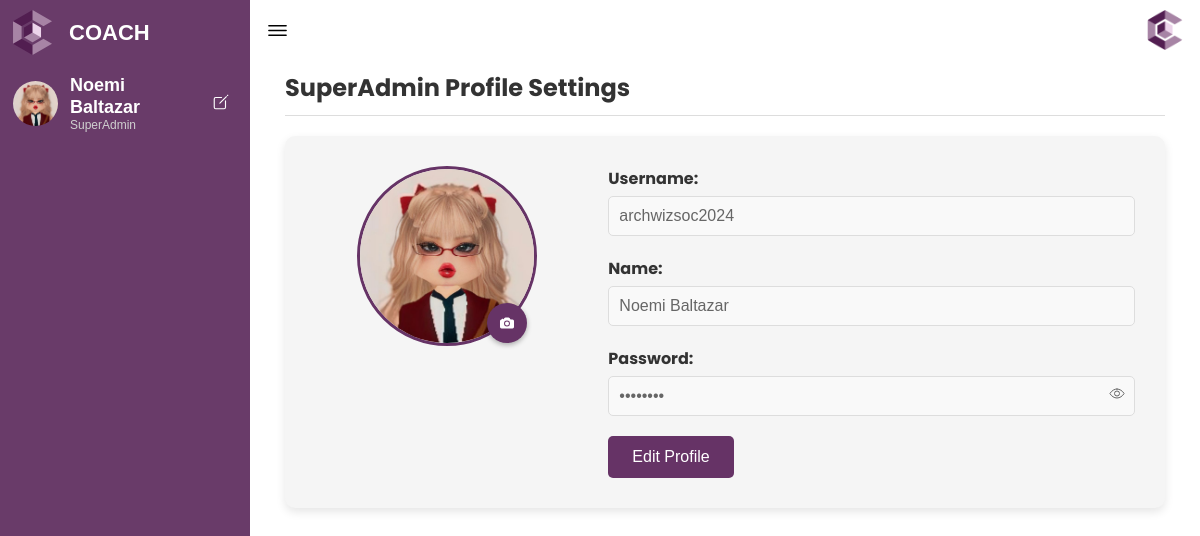
The app's page /superadmin/profile.php (signed in) with its own data.
### tables this page shows
CREATE TABLE `users` (
  `user_id` int(11) NOT NULL,
  `username` varchar(70) NOT NULL,
  `password` varchar(255) NOT NULL,
  `user_type` enum('Mentee','Mentor','Admin','Super Admin') NOT NULL,
  `first_name` varchar(100) DEFAULT NULL,
  `last_name` varchar(100) DEFAULT NULL,
  `email` varchar(80) NOT NULL,
  `icon` varchar(200) DEFAULT NULL,
  `dob` date DEFAULT NULL,
  `gender` varchar(30) DEFAULT NULL,
  `contact_number` varchar(100) DEFAULT NULL,
  `mentored_before` varchar(20) DEFAULT NULL,
  `mentoring_experience` text DEFAULT NULL,
  `area_of_expertise` varchar(100) DEFAULT NULL,
  `resume` varchar(200) DEFAULT NULL,
  `certificates` varchar(200) DEFAULT NULL,
  `assessment_score` int(20) DEFAULT NULL,
  `status` varchar(60) DEFAULT NULL,
  `reason` text DEFAULT NULL,
  `email_verification` varchar(50) DEFAULT NULL,
  `contact_verification` varchar(50) DEFAULT NULL,
  `full_address` varchar(100) DEFAULT NULL,
  `student` varchar(20) DEFAULT NULL,
  `student_year_level` varchar(30) DEFAULT NULL,
  `occupation` varchar(40) DEFAULT NULL,
  `to_learn` text DEFAULT NULL
);

### superadmin/profile.php (the view, shortened to what this page needs)
<?php
require '../connection/db_connection.php';
$username = $_GET['username'] ?? ($_POST['original_username'] ?? $_SESSION['username']);
$sql = "SELECT user_id, username, first_name, last_name, password, icon FROM users WHERE username = ? AND user_type = 'Super Admin'";
$stmt = $conn->prepare($sql);
$stmt->bind_param("s", $username);
$stmt->execute();
$result = $stmt->get_result();
$user = $result->fetch_assoc();
$user['icon'] = !empty($user['icon']) ? $user['icon'] : '../uploads/img/default_pfp.png';
$masked_password = "••••••••";
?>
<!DOCTYPE html>
<html lang="en">
<head>
  <link rel="stylesheet" href="css/dashboard.css" />
  <link rel="stylesheet" href="css/profile.css" />
</head>
<body>
<nav>
  <div class="nav-top">
    <div class="logo">
      <div class="logo-image"><img src="../uploads/img/logo.png" alt="Logo"></div>
      <div class="logo-name">COACH</div>
    </div>
    <div class="admin-profile">
      <img src="<?php echo htmlspecialchars($user['icon']); ?>" alt="SuperAdmin Profile Picture" />
      <div class="admin-text">
        <span class="admin-name">
          <?php echo htmlspecialchars($user['first_name'] . ' ' . $user['last_name']); ?>
        </span>
        <span class="admin-role">SuperAdmin</span>
      </div>
      <a href="profile.php?username=<?= urlencode($_SESSION['username']) ?>" class="edit-profile-link" title="Edit Profile">
        <ion-icon name="create-outline" class="verified-icon"></ion-icon>
      </a>
    </div>
  </div>
  <div class="menu-items">
      </div>
</nav>
<section class="dashboard">
    <div class="top">
      <ion-icon class="navToggle" name="menu-outline"></ion-icon>
      <img src="../uploads/img/logo.png" alt="Logo">
    </div>
    <div class="main-content">
        <h1 class="page-title">SuperAdmin Profile Settings</h1>
        <div class="profile-container">
            <div class="profile-image-section">
                <div class="profile-img-container">
                    <img src="<?= htmlspecialchars($user['icon']) ?>" class="profile-img" alt="Profile Picture" id="profileImage">
                    <div class="edit-icon" onclick="document.getElementById('profileImageUpload').click()">
                        <ion-icon name="camera"></ion-icon>
                    </div>
                </div>
            </div>
            <div class="profile-info">
                <form method="post" action="profile.php" id="profileForm">
                    <div class="form-group">
                        <label>Username:</label>
                        <input type="text" name="username" id="username" value="<?= htmlspecialchars($user['username']) ?>" class="disabled-input" readonly>
                    </div>
                    <div class="form-group">
                        <label>Name:</label>
                        <input type="text" name="full_name" id="full_name" value="<?= htmlspecialchars($user['first_name'] . ' ' . $user['last_name']) ?>" class="disabled-input" readonly>
                    </div>
                    <div class="form-group">
                        <label>Password:</label>
                        <div class="password-container">
                            <input type="password" name="password" id="password" value="<?= $masked_password ?>" class="disabled-input" readonly>
                            <span class="toggle-password" onclick="togglePasswordVisibility()">
                                <ion-icon name="eye-outline"></ion-icon>
                            </span>
                        </div>
                    </div>
                    <button type="button" id="editButton" class="action-btn" onclick="toggleEditMode()">Edit Profile</button>
                </form>
            </div>
        </div>
    </div>
</section>
</body>
</html>

### superadmin/css/dashboard.css (style rules this page uses)
* { margin: 0; padding: 0; box-sizing: border-box; }
:root { --primary-color: #6a2c70; --nav-color: #693B69; --dash-color: #fff; --logo-color: #fff; --text-color: #000; --text-color-light: #333; --white: #fff; --border-color: #ccc; --toggle-color: #fff; --title-icon-color: #fff; --time-03: all 0.3s linear; --time-02: all 0.2s linear; }
body { width: 100%; min-height: 100vh; background-color: var(--dash-color); font-family: sans-serif; }
.admin-profile { display: flex; align-items: center; gap: 12px; padding: 20px 20px 15px; margin-left: -17px; }
.admin-profile img { width: 45px; height: 45px; border-radius: 50%; object-fit: cover; border: -5px solid #ffffff33; }
.admin-text { display: flex; flex-direction: column; line-height: 1.2; }
.admin-name { font-weight: 600; color: #ffffff; font-size:18px; }
.admin-role { font-size: 12px; color: #d0d0d0; }
.verified-icon { color: white; font-size: 18px; margin-left: auto; }
nav .menu-items { margin-top: 20px; display: flex; flex-direction: column; height: calc(100% - 100px); justify-content: space-between; }
nav { position: fixed; top: 0; left: 0; height: 100%; width: 250px; background-color: var(--nav-color); padding: 10px 0 10px 10px; transition: var(--time-03); }
nav .logo { display: flex; align-items: center; }
nav .logo-image { width: 45px; height: 45px; border-radius: 50%; }
nav .logo-image img { width: 45px; height: 45px; object-fit: cover; }
nav .logo .logo-name { font-size: 22px; font-weight: 600; color: var(--logo-color); margin-left: 14px; white-space: nowrap; transition: var(--time-02); }
nav .menu-items { margin-top: 20px; display: flex; flex-direction: column; height: calc(100% - 90px); justify-content: space-between; }
.dashboard { position: relative; left: 250px; width: calc(100% - 250px); min-height: 100vh; background-color: var(--dash-color); padding: 10px 15px; transition: var(--time-03); }
.dashboard .top { position: fixed; background-color: var(--dash-color); display: flex; justify-content: space-between; align-items: center; left: 250px; top: 0; padding: 10px 15px; width: calc(100% - 250px); transition: var(--time-03); z-index: 100; }
.dashboard .top .navToggle { font-size: 25px; color: var(--text-color); cursor: pointer; }
.top img { width: 40px; height: 40px; border-radius: 50%; }

### superadmin/css/profile.css (style rules this page uses)
.main-content { margin-top: 40px; padding: 20px; transition: margin-left 0.3s; min-height: 100vh; display: flex; flex-direction: column; align-items: center; font-family: 'Poppins', sans-serif; }
.page-title { width: 100%; margin-bottom: 20px; padding-bottom: 10px; border-bottom: 1px solid #ddd; color: #333; font-size: 24px; }
.profile-container { background: #f5f5f5; padding: 30px; border-radius: 10px; width: 100%; max-width: 1800px; box-shadow: 0 4px 10px rgba(0, 0, 0, 0.1); display: flex; align-items: flex-start; }
.profile-image-section { flex: 1; display: flex; flex-direction: column; align-items: center; padding-right: 30px; position: relative; }
.profile-img-container { position: relative; margin-bottom: 20px; }
.profile-img { width: 180px; height: 180px; border-radius: 50%; object-fit: cover; border: 3px solid #663366; }
.edit-icon { position: absolute; bottom: 10px; right: 10px; background-color: #663366; color: white; width: 40px; height: 40px; border-radius: 50%; display: flex; align-items: center; justify-content: center; cursor: pointer; box-shadow: 0 2px 5px rgba(0,0,0,0.3); transition: all 0.2s ease; }
.profile-info { flex: 2; }
.profile-info form { width: 100%; }
.form-group { margin-bottom: 20px; }
.form-group label { display: block; font-weight: bold; margin-bottom: 5px; color: #333; }
.form-group input { width: 100%; padding: 10px; border: 1px solid #ddd; border-radius: 5px; font-size: 16px; }
.action-btn { padding: 12px 24px; background-color: #663366; color: white; border: none; border-radius: 5px; cursor: pointer; font-size: 16px; transition: background-color 0.3s; }
.password-container { position: relative; width: 100%; }
.toggle-password { position: absolute; right: 10px; top: 50%; transform: translateY(-50%); cursor: pointer; color: #666; z-index: 10; }
.disabled-input { background-color: #f9f9f9; color: #666; cursor: not-allowed; }

### records on screen
users: icon (picture), first_name+last_name "Noemi Baltazar", username "archwizsoc2024", full_name "Noemi Baltazar"
